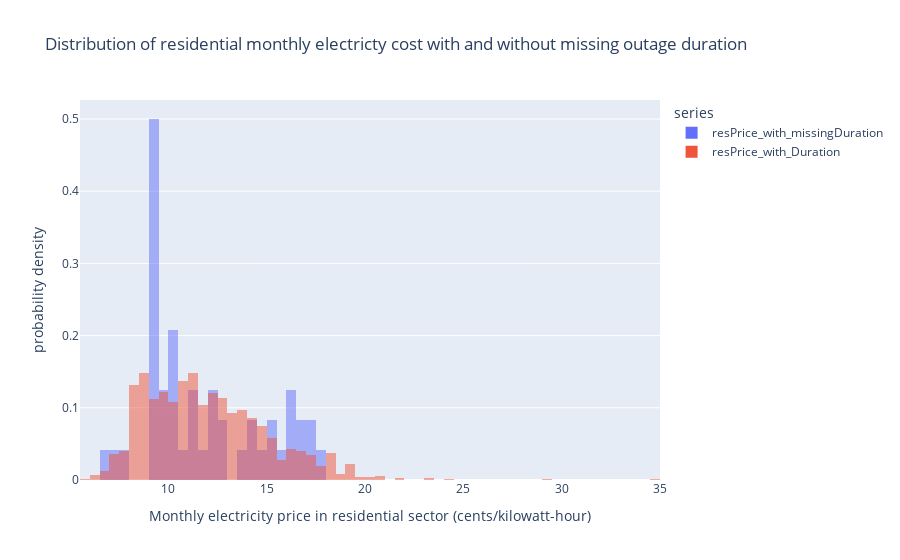

Notebook cell for this chart:
### Markdown cell above
Just like the first permutation test, we want to define the test statistic accoridng to the distribution of `RES.PRICE`

### Code cell
missing = powerOutage.copy()
missing = missing.assign(duration_miss = missing['OUTAGE.DURATION'].isna())
missing

resPrice_with_missingDuration = powerOutage[powerOutage['OUTAGE.DURATION'].isna()]
px.histogram(resPrice_with_missingDuration, x= 'RES.PRICE')

resPrice_with_Duration = powerOutage[~powerOutage['OUTAGE.DURATION'].isna()]
px.histogram(resPrice_with_Duration, x= 'RES.PRICE')

df =pd.DataFrame(dict(
    series=np.concatenate((["resPrice_with_missingDuration"]*len(resPrice_with_missingDuration), ["resPrice_with_Duration"]*len(resPrice_with_Duration))), 
    data = np.concatenate((resPrice_with_missingDuration['RES.PRICE'], resPrice_with_Duration['RES.PRICE']))
))

px.histogram(df,
             x="data",
             color="series",
             barmode="overlay",
             histnorm='probability density',
             labels={'data': 'Monthly electricity price in residential sector (cents/kilowatt-hour)'},
             title='Distribution of residential monthly electricty cost with and without missing outage duration')

### Figure 1 — Plotly figure (JSON) as saved in the notebook; plotly's stock layout.template omitted (floating-point values rounded to 4 significant figures; data arrays with more than 128 entries replaced by an {"elided": "..."} marker saying what was removed)
{"data": [{"alignmentgroup": "True", "bingroup": "x", "histnorm": "probability density", "hovertemplate": "series=resPrice_with_missingDuration<br>Monthly electricity price in residential sector (cents/kilowatt-hour)=%{x}<br>probability density=%{y}<extra></extra>", "legendgroup": "resPrice_with_missingDuration", "marker": {"color": "#636efa", "opacity": 0.5, "pattern": {"shape": ""}}, "name": "resPrice_with_missingDuration", "offsetgroup": "resPrice_with_missingDuration", "orientation": "v", "showlegend": true, "type": "histogram", "x": [10.31, null, 10.22, 14.38, 12.44, 12.06, 12.17, null, 11.33, 6.97, null, 9.23, null, 9.22, 9.22, 9.36, 9.37, 9.22, 9.37, 9.34, 9.54, 7.69, 10.83, 9.04, 9.54, null, 15.22, 16.44, 15.22, 10.37, 10.39, 11.93, null, 16.76, 9.28, 7.22, 17.21, 14.4, 15.92, 16.46, 11.29, 17.15, 13.96, 11.12, 17.69, 16.46, 16.82, 14.72, null, 9, 10.26, 12.92, 9.11, null, 12.72, 9.8, null, null], "xaxis": "x", "yaxis": "y"}, {"alignmentgroup": "True", "bingroup": "x", "histnorm": "probability density", "hovertemplate": "series=resPrice_with_Duration<br>Monthly electricity price in residential sector (cents/kilowatt-hour)=%{x}<br>probability density=%{y}<extra></extra>", "legendgroup": "resPrice_with_Duration", "marker": {"color": "#EF553B", "opacity": 0.5, "pattern": {"shape": ""}}, "name": "resPrice_with_Duration", "offsetgroup": "resPrice_with_Duration", "orientation": "v", "showlegend": true, "type": "histogram", "x": {"elided": "1476 float values"}, "xaxis": "x", "yaxis": "y"}], "layout": {"barmode": "overlay", "legend": {"title": {"text": "series"}, "tracegroupgap": 0}, "title": {"text": "Distribution of residential monthly electricty cost with and without missing outage duration"}, "xaxis": {"anchor": "y", "domain": [0, 1], "title": {"text": "Monthly electricity price in residential sector (cents/kilowatt-hour)"}}, "yaxis": {"anchor": "x", "domain": [0, 1], "title": {"text": "probability density"}}}}
